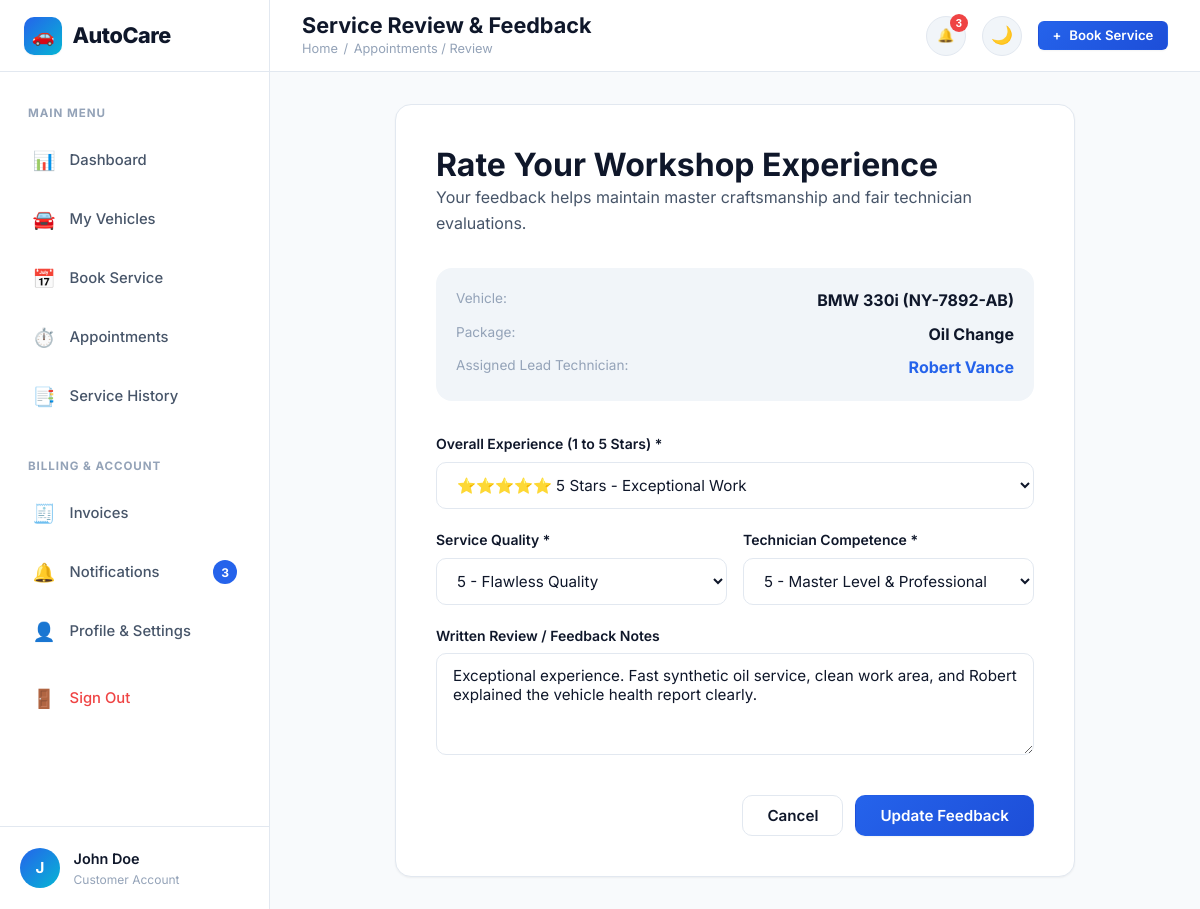
Screenshot of /feedback/1 (signed in) with the database file from the repository.
### tables this page shows
CREATE TABLE users (
    id INTEGER PRIMARY KEY AUTOINCREMENT,
    full_name TEXT NOT NULL,
    email TEXT UNIQUE NOT NULL COLLATE NOCASE,
    phone TEXT NOT NULL,
    password_hash TEXT NOT NULL,
    role TEXT NOT NULL DEFAULT 'customer', -- 'customer' or 'admin'
    status TEXT NOT NULL DEFAULT 'active', -- 'active' or 'inactive'
    created_at TIMESTAMP DEFAULT CURRENT_TIMESTAMP
);

CREATE TABLE vehicles (
    id INTEGER PRIMARY KEY AUTOINCREMENT,
    user_id INTEGER NOT NULL REFERENCES users(id) ON DELETE CASCADE,
    vehicle_number TEXT UNIQUE NOT NULL COLLATE NOCASE,
    brand TEXT NOT NULL,
    model TEXT NOT NULL,
    year INTEGER NOT NULL,
    fuel_type TEXT NOT NULL,
    vehicle_type TEXT NOT NULL,
    color TEXT NOT NULL,
    current_mileage INTEGER NOT NULL DEFAULT 0,
    created_at TIMESTAMP DEFAULT CURRENT_TIMESTAMP
);

CREATE TABLE services (
    id INTEGER PRIMARY KEY AUTOINCREMENT,
    service_name TEXT NOT NULL,
    category TEXT NOT NULL,
    description TEXT NOT NULL,
    estimated_price REAL NOT NULL,
    estimated_duration TEXT NOT NULL,
    icon TEXT DEFAULT 'wrench',
    status TEXT NOT NULL DEFAULT 'active', -- 'active' or 'inactive'
    created_at TIMESTAMP DEFAULT CURRENT_TIMESTAMP
);

CREATE TABLE mechanics (
    id INTEGER PRIMARY KEY AUTOINCREMENT,
    name TEXT NOT NULL,
    email TEXT UNIQUE NOT NULL COLLATE NOCASE,
    phone TEXT NOT NULL,
    specialization TEXT NOT NULL,
    experience_years INTEGER NOT NULL DEFAULT 1,
    availability TEXT NOT NULL DEFAULT 'available', -- 'available', 'on_job', 'leave'
    status TEXT NOT NULL DEFAULT 'active', -- 'active' or 'inactive'
    avatar_url TEXT,
    created_at TIMESTAMP DEFAULT CURRENT_TIMESTAMP
);

CREATE TABLE feedback (
    id INTEGER PRIMARY KEY AUTOINCREMENT,
    appointment_id INTEGER UNIQUE NOT NULL REFERENCES appointments(id) ON DELETE CASCADE,
    user_id INTEGER NOT NULL REFERENCES users(id) ON DELETE CASCADE,
    mechanic_id INTEGER REFERENCES mechanics(id) ON DELETE SET NULL,
    rating INTEGER NOT NULL CHECK (rating >= 1 AND rating <= 5),
    service_quality INTEGER NOT NULL CHECK (service_quality >= 1 AND service_quality <= 5),
    mechanic_rating INTEGER NOT NULL CHECK (mechanic_rating >= 1 AND mechanic_rating <= 5),
    review TEXT,
    created_at TIMESTAMP DEFAULT CURRENT_TIMESTAMP
);

### app.py (the view, shortened to what this page needs)
@app.route('/feedback/<int:appointment_id>', methods=['GET', 'POST'])
@login_required
def submit_feedback(appointment_id):
    user = get_current_user()
    apt = db.query_db("""
        SELECT a.*, s.service_name, v.brand, v.model, v.vehicle_number, m.id as mechanic_id, m.name as mechanic_name
        FROM appointments a
        JOIN services s ON a.service_id = s.id
        JOIN vehicles v ON a.vehicle_id = v.id
        LEFT JOIN mechanics m ON a.mechanic_id = m.id
        WHERE a.id = ? AND a.user_id = ?
    """, (appointment_id, user['id']), one=True)
    if not apt:
        flash('Appointment not found.', 'error')
        return redirect(url_for('customer_appointments'))
    if apt['status'] != 'Completed':
        flash('Feedback can only be provided after service is completed.', 'warning')
        return redirect(url_for('tracking_detail', appointment_id=appointment_id))
    existing_fb = db.query_db("SELECT * FROM feedback WHERE appointment_id = ?", (appointment_id,), one=True)
    return render_template('customer/feedback.html', apt=apt, feedback=existing_fb)

### templates/customer/feedback.html (shortened to what this page needs)
{% extends "customer/base_customer.html" %}
{% block page_title %}Service Review & Feedback{% endblock %}
{% block breadcrumb %}<a href="{{ url_for('customer_appointments') }}">Appointments</a> / Review{% endblock %}
{% block dashboard_content %}
<div class="card" style="max-width: 680px; margin: 0 auto; padding: 2.5rem;">
  <div style="margin-bottom: 2rem;">
    <h2>Rate Your Workshop Experience</h2>
    <p style="color: var(--text-secondary);">Your feedback helps maintain master craftsmanship and fair technician evaluations.</p>
  </div>
  <div style="background: var(--bg-muted); border-radius: var(--radius-lg); padding: 1.25rem; margin-bottom: 2rem;">
    <div style="display: flex; justify-content: space-between; margin-bottom: 0.5rem;">
      <span style="color: var(--text-muted); font-size: 0.85rem;">Vehicle:</span>
      <strong>{{ apt.brand }} {{ apt.model }} ({{ apt.vehicle_number }})</strong>
    </div>
    <div style="display: flex; justify-content: space-between; margin-bottom: 0.5rem;">
      <span style="color: var(--text-muted); font-size: 0.85rem;">Package:</span>
      <strong>{{ apt.service_name }}</strong>
    </div>
    <div style="display: flex; justify-content: space-between;">
      <span style="color: var(--text-muted); font-size: 0.85rem;">Assigned Lead Technician:</span>
      <strong style="color: var(--primary);">{{ apt.mechanic_name or 'AutoCare Specialist' }}</strong>
    </div>
  </div>
  <form action="{{ url_for('submit_feedback', appointment_id=apt.id) }}" method="POST">
    <div class="form-group">
      <label class="form-label" for="fb-rating">Overall Experience (1 to 5 Stars) *</label>
      <select id="fb-rating" name="rating" class="form-select" required>
        <option value="5" {% if feedback and feedback.rating == 5 %}selected{% endif %}>⭐⭐⭐⭐⭐ 5 Stars - Exceptional Work</option>
      </select>
    </div>
    <div style="display: grid; grid-template-columns: 1fr 1fr; gap: 1rem;">
      <div class="form-group">
        <label class="form-label" for="fb-quality">Service Quality *</label>
        <select id="fb-quality" name="service_quality" class="form-select" required>
          <option value="5" {% if feedback and feedback.service_quality == 5 %}selected{% endif %}>5 - Flawless Quality</option>
        </select>
      </div>
      <div class="form-group">
        <label class="form-label" for="fb-mechanic">Technician Competence *</label>
        <select id="fb-mechanic" name="mechanic_rating" class="form-select" required>
          <option value="5" {% if feedback and feedback.mechanic_rating == 5 %}selected{% endif %}>5 - Master Level & Professional</option>
        </select>
      </div>
    </div>
    <div class="form-group">
      <label class="form-label" for="fb-review">Written Review / Feedback Notes</label>
      <textarea id="fb-review" name="review" class="form-control" rows="4" placeholder="Describe the turnaround time, communication, repair cleanliness, and overall satisfaction...">{% if feedback %}{{ feedback.review }}{% endif %}</textarea>
    </div>
    <div style="display: flex; justify-content: flex-end; gap: 0.75rem; margin-top: 2rem;">
      <a href="{{ url_for('customer_appointments') }}" class="btn btn-secondary">Cancel</a>
      <button type="submit" class="btn btn-primary">
        {% if feedback %}Update Feedback{% else %}Submit Review{% endif %}
      </button>
    </div>
  </form>
</div>
{% endblock %}

### templates/customer/base_customer.html (shortened to what this page needs)
{% extends "base.html" %}
{% block page_body %}
<div class="dashboard-layout">
  <aside class="sidebar">
    <div class="sidebar-header">
      <a href="{{ url_for('dashboard') }}" class="brand-logo">
        <div class="brand-icon">🚗</div>
        <span>AutoCare</span>
      </a>
    </div>
    <nav class="sidebar-nav">
      <span class="sidebar-section-label">Main Menu</span>
      <a href="{{ url_for('dashboard') }}" class="sidebar-link {% if request.endpoint == 'dashboard' %}active{% endif %}">
        <span class="sidebar-link-icon">📊</span>
        <span>Dashboard</span>
      </a>
      <a href="{{ url_for('customer_vehicles') }}" class="sidebar-link {% if request.endpoint in ('customer_vehicles', 'vehicle_detail') %}active{% endif %}">
        <span class="sidebar-link-icon">🚘</span>
        <span>My Vehicles</span>
      </a>
      <a href="{{ url_for('book_service') }}" class="sidebar-link {% if request.endpoint == 'book_service' %}active{% endif %}">
        <span class="sidebar-link-icon">📅</span>
        <span>Book Service</span>
      </a>
      <a href="{{ url_for('customer_appointments') }}" class="sidebar-link {% if request.endpoint in ('customer_appointments', 'tracking_detail') %}active{% endif %}">
        <span class="sidebar-link-icon">⏱️</span>
        <span>Appointments</span>
      </a>
      <a href="{{ url_for('service_history') }}" class="sidebar-link {% if request.endpoint == 'service_history' %}active{% endif %}">
        <span class="sidebar-link-icon">📑</span>
        <span>Service History</span>
      </a>
      <span class="sidebar-section-label" style="margin-top: 1rem;">Billing & Account</span>
      <a href="{{ url_for('customer_invoices') }}" class="sidebar-link {% if request.endpoint in ('customer_invoices', 'invoice_detail') %}active{% endif %}">
        <span class="sidebar-link-icon">🧾</span>
        <span>Invoices</span>
      </a>
      <a href="{{ url_for('notifications_view') }}" class="sidebar-link {% if request.endpoint == 'notifications_view' %}active{% endif %}">
        <span class="sidebar-link-icon">🔔</span>
        <span>Notifications</span>
        {% if unread_notifs_count > 0 %}
          <span class="sidebar-badge">{{ unread_notifs_count }}</span>
        {% endif %}
      </a>
      <a href="{{ url_for('customer_profile') }}" class="sidebar-link {% if request.endpoint == 'customer_profile' %}active{% endif %}">
        <span class="sidebar-link-icon">👤</span>
        <span>Profile & Settings</span>
      </a>
      <a href="{{ url_for('logout') }}" class="sidebar-link" style="color: var(--danger); margin-top: 0.5rem;">
        <span class="sidebar-link-icon">🚪</span>
        <span>Sign Out</span>
      </a>
    </nav>
    <div class="sidebar-footer">
      <div class="sidebar-user-avatar">{{ current_user.full_name[:1] }}</div>
      <div class="sidebar-user-info">
        <div class="sidebar-user-name">{{ current_user.full_name }}</div>
        <div class="sidebar-user-role">Customer Account</div>
      </div>
    </div>
  </aside>
  <div class="main-wrapper">
    <header class="topbar">
      <div class="topbar-left">
        <div class="page-title-box">
          <h1>{% block page_title %}Dashboard{% endblock %}</h1>
          <div class="breadcrumbs">
            <a href="{{ url_for('dashboard') }}">Home</a>
            <span>/</span>
            <span>{% block breadcrumb %}Dashboard{% endblock %}</span>
          </div>
        </div>
      </div>
      <div class="topbar-right">
        <div class="notif-dropdown-wrapper">
          <button type="button" class="notif-btn" onclick="toggleNotificationDropdown()" title="Notifications">
            🔔
            {% if unread_notifs_count > 0 %}
              <span class="notif-count-badge">{{ unread_notifs_count }}</span>
            {% endif %}
          </button>
        </div>
        <button type="button" class="theme-toggle-btn" onclick="toggleTheme()" title="Toggle Dark/Light Mode">🌙</button>
        <a href="{{ url_for('book_service') }}" class="btn btn-primary btn-sm">
          <span>+</span> Book Service
        </a>
      </div>
    </header>
    <main class="dashboard-content">
      {% block dashboard_content %}{% endblock %}
    </main>
  </div>
</div>
{% endblock %}

### rows the page displays
users: full_name "J", full_name "John Doe"
vehicles: brand "BMW", model "330i", vehicle_number "NY-7892-AB"
services: service_name "Oil Change"
mechanics: name "Robert Vance"
feedback: rating "⭐⭐⭐⭐⭐ 5 Stars - Exceptional Work", service_quality "5 - Flawless Quality", mechanic_rating "5 - Master Level & Professional", review "Exceptional experience. Fast synthetic oil service, clean work area, and Robert explained the vehicle health report clearly."

### other values shown
{{ unread_notifs_count }} "3"
